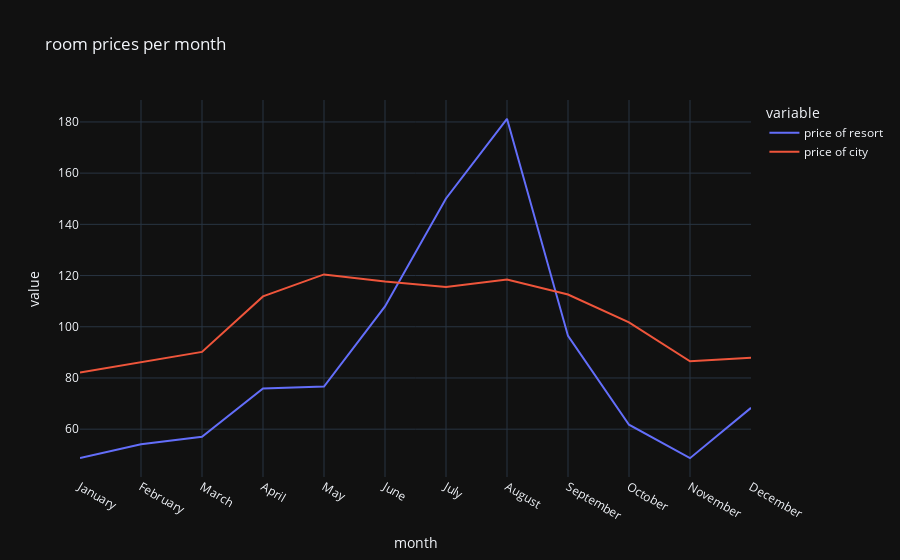

The notebook cell saved with this chart:
### Code cell
fig=px.line(finale_prise,x='month',y=['price of resort','price of city'],title='room prices per month',template='plotly_dark')
fig.show()

### Figure 1 — Plotly figure (JSON) as saved in the notebook; plotly's stock layout.template omitted (floating-point values rounded to 4 significant figures)
{"data": [{"hovertemplate": "variable=price of resort<br>month=%{x}<br>value=%{y}<extra></extra>", "legendgroup": "price of resort", "line": {"color": "#636efa", "dash": "solid"}, "marker": {"symbol": "circle"}, "mode": "lines", "name": "price of resort", "orientation": "v", "showlegend": true, "type": "scatter", "x": ["January", "February", "March", "April", "May", "June", "July", "August", "September", "October", "November", "December"], "xaxis": "x", "y": [48.71, 54.15, 57.01, 75.87, 76.66, 107.9, 150.1, 181.2, 96.42, 61.73, 48.68, 68.32], "yaxis": "y"}, {"hovertemplate": "variable=price of city<br>month=%{x}<br>value=%{y}<extra></extra>", "legendgroup": "price of city", "line": {"color": "#EF553B", "dash": "solid"}, "marker": {"symbol": "circle"}, "mode": "lines", "name": "price of city", "orientation": "v", "showlegend": true, "type": "scatter", "x": ["January", "February", "March", "April", "May", "June", "July", "August", "September", "October", "November", "December"], "xaxis": "x", "y": [82.16, 86.18, 90.17, 111.9, 120.4, 117.7, 115.6, 118.4, 112.6, 101.7, 86.5, 87.86], "yaxis": "y"}], "layout": {"legend": {"title": {"text": "variable"}, "tracegroupgap": 0}, "title": {"text": "room prices per month"}, "xaxis": {"anchor": "y", "domain": [0, 1], "title": {"text": "month"}}, "yaxis": {"anchor": "x", "domain": [0, 1], "title": {"text": "value"}}}}
